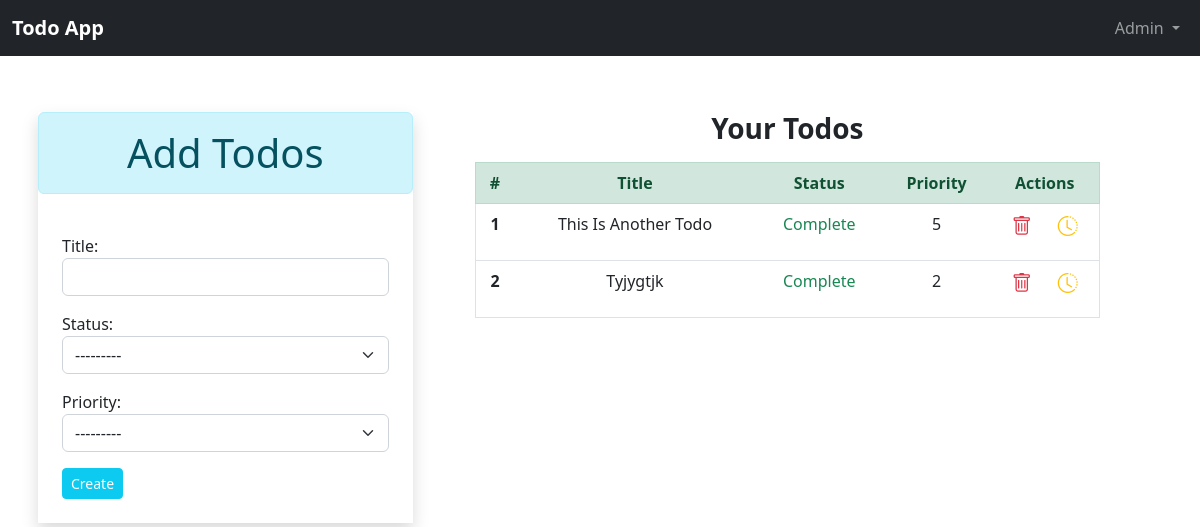
The app's page / (signed in) with its own data.
### app/models.py (models this page shows, shortened)
class Todo(models.Model):
    status_choices = [
        ('C', 'COMPLETED'),
        ('P', 'PENDING'),
    ]
    priority_choices = [
        ('1', '1'),
        ('2', '2'),
        ('3', '3'),
        ('4', '4'),
        ('5', '5'),
    ]
    user = models.ForeignKey(User, on_delete=models.CASCADE)
    title = models.CharField(max_length=50)
    status = models.CharField(max_length=2, choices=status_choices)
    date = models.DateTimeField(auto_now_add=True)
    priority = models.CharField(max_length=2, choices=priority_choices)

### app/views.py (the view)
# urls.py: path('', views.home, name="home"),
def home(request):
    if request.user.is_authenticated:
        user = request.user
        if request.method == 'POST':
            form = TodoForm(request.POST)
            if form.is_valid():
                todo = form.save(commit=False)
                todo.user = user
                todo.save()
                messages.success(request, 'Todo added successfully.')
                return redirect('home')
        else:
            form = TodoForm()
        todos = Todo.objects.filter(user=user).order_by("-priority")
        return render(request, 'app/home.html', {'form': form, 'todos': todos})
    else:
        messages.error(request, "You must login to view your todos.")
        return redirect('login')

### app/forms.py
class TodoForm(forms.ModelForm):
    class Meta:
        model = Todo
        fields = ["title", "status", "priority"]
        widgets = {
            'title': forms.TextInput(attrs={'class': 'form-control'}),
            'status': forms.Select(attrs={'class': 'form-select'}),
            'priority': forms.Select(attrs={'class': 'form-select'}),
        }

### app/templates/app/home.html (shortened to what this page needs)
{% extends 'app/base.html' %}
{% block content %}
<div class="row p-2">
    <div class="col-lg-4 mx-auto p-0 mb-5">
        <div class="shadow">
            <div class="text-center mb-3">
                <h1 class="alert alert-info">Add Todos</h1>
            </div>
            <div class="p-4">
                <form action="" method="POST" novalidate>
                    {% for data in form %}
                        <div class="form-group mb-3">
                            {{ data.label_tag }}
                            {{ data }}
                        </div>
                    {% endfor %}
                    <input type="submit" value="Create" class="btn btn-info btn-sm text-white">
                </form>
            </div>
        </div>
    </div>
    <div class="col p-0">
        <div class="col-lg-10 mx-auto">
            {% if todos %}
                <div class="text-center mb-3">
                    <h3 class="fw-bold">Your Todos </h3>
                </div>
                <table class="table border text-center">
                    <thead>
                    <tr class="alert alert-success">
                        <th scope="col">#</th>
                        <th scope="col">Title</th>
                        <th scope="col">Status</th>
                        <th scope="col">Priority</th>
                        <th scope="col">Actions</th>
                    </tr>
                    </thead>
                    <tbody>
                        {% for todo in todos %}
                            <tr>
                                <th scope="row">{{ forloop.counter }}</th>
                                <td>{{ todo.title | title }}</td>
                                <td>
                                    {% if todo.status == 'P' %}
                                        <p class="text-warning">Pending</p>
                                    {% else %}
                                        <p class="text-success">Complete</p>
                                    {% endif %}
                                </td>
                                <td>{{ todo.priority }}</td>
                                <td>
                                    <div class="d-flex justify-content-around">
                                        <a href="{% url 'delete' todo.id %}" title="Delete" class="text-danger fs-5"><i class="bi bi-trash"></i></a>
                                        {% if todo.status == 'P' %}
                                            <a href="{% url 'status' todo.id 'C' %}" title="Mark as Done" class="text-success fs-5"><i class="bi bi-check-lg"></i></a>
                                        {% else %}
                                            <a href="{% url 'status' todo.id 'P' %}" title="Pending" class="text-warning fs-5"><i class="bi bi-clock-history"></i></a>
                                        {% endif %}
                                    </div>
                                </td>
                            </tr>
                        {% endfor %}
                    </tbody>
                </table>
            {% else %}
                <div class="p-4">
                    <div class="text-center alert alert-warning">
                        <p class="fw-bold display-6">You don't have any Todos.</p>
                    </div>
                </div>
            {% endif %}
</div>
{% endblock  %}

### app/templates/app/base.html (shortened to what this page needs)
<!DOCTYPE html>
<html lang="en">
<head>
    <link href="https://cdn.jsdelivr.net/npm/bootstrap@5.2.3/dist/css/bootstrap.min.css" rel="stylesheet">
    <link rel="stylesheet" href="https://cdn.jsdelivr.net/npm/bootstrap-icons@1.10.2/font/bootstrap-icons.css">
</head>
<body>
    <nav class="navbar navbar-expand-lg navbar-dark bg-dark">
        <div class="container-fluid">
          <a class="navbar-brand fw-bold" href="{% url 'home' %}">Todo App</a>
          <div class="collapse navbar-collapse" id="navbarSupportedContent">
            <ul class="navbar-nav ms-auto mb-2 mb-lg-0">
              {% if not user.is_authenticated %}
                <li class="nav-item">
                  <a class="nav-link" href="{% url 'login' %}">Login</a>
                </li>
                <li class="nav-item">
                  <a class="nav-link" href="{% url 'signup' %}">Sign Up</a>
                </li>
              {% else %}
                <li class="nav-item dropdown">
                  <a class="nav-link dropdown-toggle" href="#" role="button" data-bs-toggle="dropdown" aria-expanded="false">
                    {{ request.user | title }}
                  </a>
                  </li>
              {% endif %}
            </ul>
          </div>
        </div>
    </nav>
    <div class="container mt-5">
        {% block content %}
        {% endblock  %}
    </div>
</body>
</html>

### records on screen
Todo: title "This Is Another Todo", status "Complete", priority "5"
Todo: title "Tyjygtjk", status "Complete", priority "2"

### other values on screen
{{ request.user | title }} "Admin"
{{ data.label_tag }} "Title:" "Status:" "Priority:"
